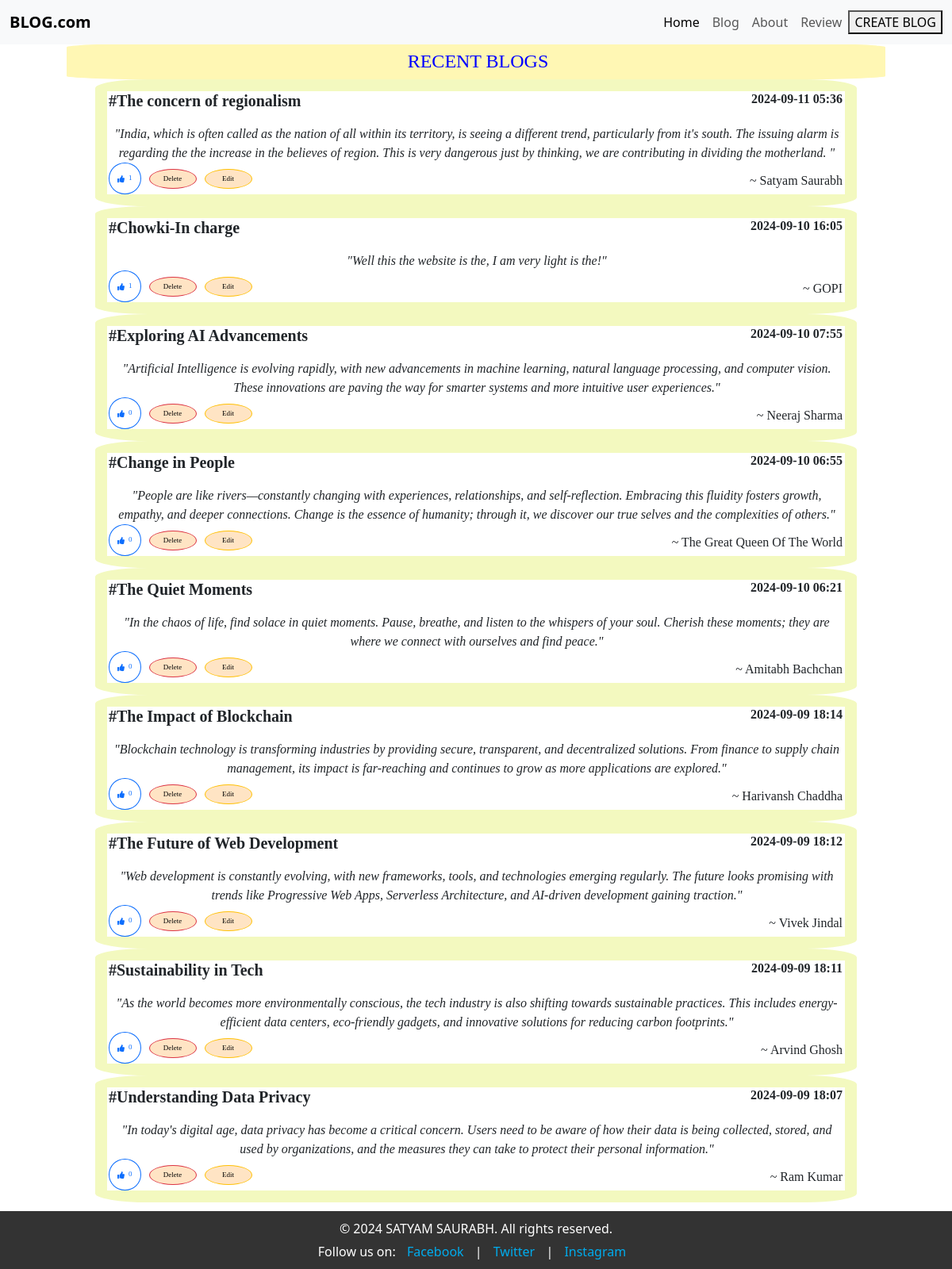
The page / on the database its author committed.
### app.py (models this page shows, shortened)
class database(db.Model):
    id = db.Column(db.Integer, primary_key=True)
    Title = db.Column(db.String(50), nullable=False, unique=False)
    Date = db.Column(db.DateTime, default=datetime.utcnow)
    Content = db.Column(db.Text, nullable=False)
    Author = db.Column(db.String(20), nullable=False)
    likes = db.Column(db.Integer, default=0)

### app.py (the view, shortened to what this page needs)
@app.route("/", methods=['GET', 'POST'])
def home():
    allpost = database.query.order_by(desc(database.Date)).all()
    return render_template("index.html", allpost=allpost,)

### templates/index.html (shortened to what this page needs)
<!DOCTYPE html>
<html lang="en">
<head>
    <link href="https://cdn.jsdelivr.net/npm/bootstrap@5.3.0/dist/css/bootstrap.min.css" rel="stylesheet">
    <link rel="stylesheet" href="{{ url_for('static', filename='style.css') }}">
    <link rel="stylesheet" href="https://cdnjs.cloudflare.com/ajax/libs/font-awesome/5.15.4/css/all.min.css">
</head>
<body>
    <nav class="navbar navbar-expand-lg navbar-light bg-light fixed-top">
        <div class="container-fluid">
            <a class="navbar-brand" href="/"><b>BLOG.com</b></a>
            <div class="collapse navbar-collapse" id="navbarNav">
                <ul class="navbar-nav ms-auto">
                    <li class="nav-item">
                        <a class="nav-link active" aria-current="page" href="/">Home</a>
                    </li>
                    <li class="nav-item">
                        <a class="nav-link" href="/post">Blog</a>
                    </li>
                    <li class="nav-item">
                        <a class="nav-link" href="/about">About</a>
                    </li>
                    <li class="nav-item">
                        <a class="nav-link" href="/review">Review</a>
                    </li>
                </ul>
                <br>
                <a href="/post"><button type="button" class="">CREATE BLOG</button></a>
            </div>
        </div>
    </nav>
    <div class="a">
        <h4 style="background-color: rgb(255, 247, 180)">RECENT BLOGS</h4>
    </div>
    <div class="one">
        <div class="two">
            {% for post in allpost %}
            <div class="box">
                <div class="blog-header">
                    <h5 class="blog-title">#{{ post.Title }}</h5>
                    <h6 class="blog-date">{{ post.Date.strftime('%Y-%m-%d %H:%M') }}</h6>
                </div>
                <i class="blog-content">"{{ post.Content }}"</i>
                <div class="blog-actions">
                    <form method="POST" action="/like/{{ post.id }}">
                        <button type="submit" class="button-round btn btn-outline-primary"
                            style="display: flex; align-items: center; justify-content: flex-start; width: max-content; height: 5vh; box-sizing: border-box;">
                            <i class="fas fa-thumbs-up"
                                style="margin-right: 5px; width: max-content; box-sizing: border-box;"></i>
                            <span>{{ post.likes or 0 }}</span>
                        </button>
                    </form>
                    <a href="/delete/{{ post.id }}">
                        <button type="button" class="btn btn-danger button-round">Delete</button>
                    </a>
                    <a href="/update/{{ post.id }}">
                        <button type="button" class="btn btn-warning button-round">Edit</button>
                    </a>
                    <span class="blog-author" style="padding-right: 3px;">~ {{ post.Author }}</span>
                </div>
            </div>
            {% endfor %}
        </div>
    </div>
    <footer class="footer">
        <div class="container">
            <p>&copy; 2024 SATYAM SAURABH. All rights reserved.</p>
            <p>Follow us on:
                <a href="https://www.facebook.com" target="_blank">Facebook</a> |
                <a href="https://www.twitter.com" target="_blank">Twitter</a> |
                <a href="https://www.instagram.com" target="_blank">Instagram</a>
            </p>
        </div>
    </footer>
</body>
</html>

### static/style.css (style rules this page uses)
.one { margin-top: 100px; display: inline-block; width: 80vw; height: fit-content; margin-left: 10vw; background-color: rgb(255, 255, 255); border-spacing: 20px; box-sizing: border-box; }
.two { box-sizing: border-box; font-family: cursive; font-weight: 400; font-style: normal; box-sizing: border-box; overflow: auto; max-width: 100%; word-wrap: break-word; }
.a { font-family: "Playfair Display", serif; font-optical-sizing: auto; font-weight: bolder; font-style: normal; background-color: rgb(255, 247, 180); height: 45px; padding-top: 3px; text-align: center; color: rgb(0, 0, 255); margin-top: 55px; position: fixed; margin-left: 7vw; border-radius: 10%; }
.blog-header { display: flex; justify-content: space-between; }
.blog-title, .blog-date { display: inline; font-family: "Libre Baskerville", serif; font-weight: 400; font-style: normal; font-weight: bold; }
.blog-date { padding-right: 3px; }
.blog-content { display: block; text-align: center; margin-top: 10px; }
.blog-author { display: inline-block; text-align: right; margin-top: 5px; padding-right: 3px; }
.box { border: 15px solid rgb(243, 249, 191); border-radius: 7%; padding-left: 2px; margin-top: 0px; }
.footer { background-color: #333; color: #fff; text-align: center; padding: 5px 0; margin-top: 5px; }
.footer a { color: #00aced; text-decoration: none; margin: 0 10px; }
.footer p { margin: 5px 0; }
h4 { background-color: #f7f7f7; height: 40px; margin-bottom: 10px; padding-top: 5px; padding-left: 5px; width: 86vw; box-sizing: border-box; border-radius: 5%; }
.button-round { border-radius: 60%; font-size: xx-small; padding: 5px 10px; margin-right: 10px; }
.blog-actions { display: flex; align-items: center; justify-content: space-between; }
.btn-danger, .btn-warning { width: 60px; color: black; background-color: bisque; }
.blog-author { margin-left: auto; padding-right: 3px; display: inline-block; text-align: right; margin-top: 5px; padding-right: 3px; }

### rows shown on the page
database: Title "The concern of regionalism", Date "2024-09-11 05:36", Content "India, which is often called as the nation of all within its territory, is seeing a different trend, particularly from it's south. The issuing alarm is regarding the the increase in the believes of region. This is very dangerous just by thinking, we are contributing in dividing the motherland.", likes "1", Author "Satyam Saurabh"
database: Title "Chowki-In charge", Date "2024-09-10 16:05", Content "Well this the website is the, I am very light is the!", likes "1", Author "GOPI"
database: Title "Exploring AI Advancements", Date "2024-09-10 07:55", Content "Artificial Intelligence is evolving rapidly, with new advancements in machine learning, natural language processing, and computer vision. These innovations are paving the way for smarter systems and more intuitive user experiences.", likes "0", Author "Neeraj Sharma"
database: Title "Change in People", Date "2024-09-10 06:55", Content "People are like rivers—constantly changing with experiences, relationships, and self-reflection. Embracing this fluidity fosters growth, empathy, and deeper connections. Change is the essence of humanity; through it, we discover our true selves and the complexities of others.", likes "0", Author "The Great Queen Of The World"
database: Title "The Quiet Moments", Date "2024-09-10 06:21", Content "In the chaos of life, find solace in quiet moments. Pause, breathe, and listen to the whispers of your soul. Cherish these moments; they are where we connect with ourselves and find peace.", likes "0", Author "Amitabh Bachchan"
database: Title "The Impact of Blockchain", Date "2024-09-09 18:14", Content "Blockchain technology is transforming industries by providing secure, transparent, and decentralized solutions. From finance to supply chain management, its impact is far-reaching and continues to grow as more applications are explored.", likes "0", Author "Harivansh Chaddha"
database: Title "The Future of Web Development", Date "2024-09-09 18:12", Content "Web development is constantly evolving, with new frameworks, tools, and technologies emerging regularly. The future looks promising with trends like Progressive Web Apps, Serverless Architecture, and AI-driven development gaining traction.", likes "0", Author "Vivek Jindal"
database: Title "Sustainability in Tech", Date "2024-09-09 18:11", Content "As the world becomes more environmentally conscious, the tech industry is also shifting towards sustainable practices. This includes energy-efficient data centers, eco-friendly gadgets, and innovative solutions for reducing carbon footprints.", likes "0", Author "Arvind Ghosh"
database: Title "Understanding Data Privacy", Date "2024-09-09 18:07", Content "In today's digital age, data privacy has become a critical concern. Users need to be aware of how their data is being collected, stored, and used by organizations, and the measures they can take to protect their personal information.", likes "0", Author "Ram Kumar"
